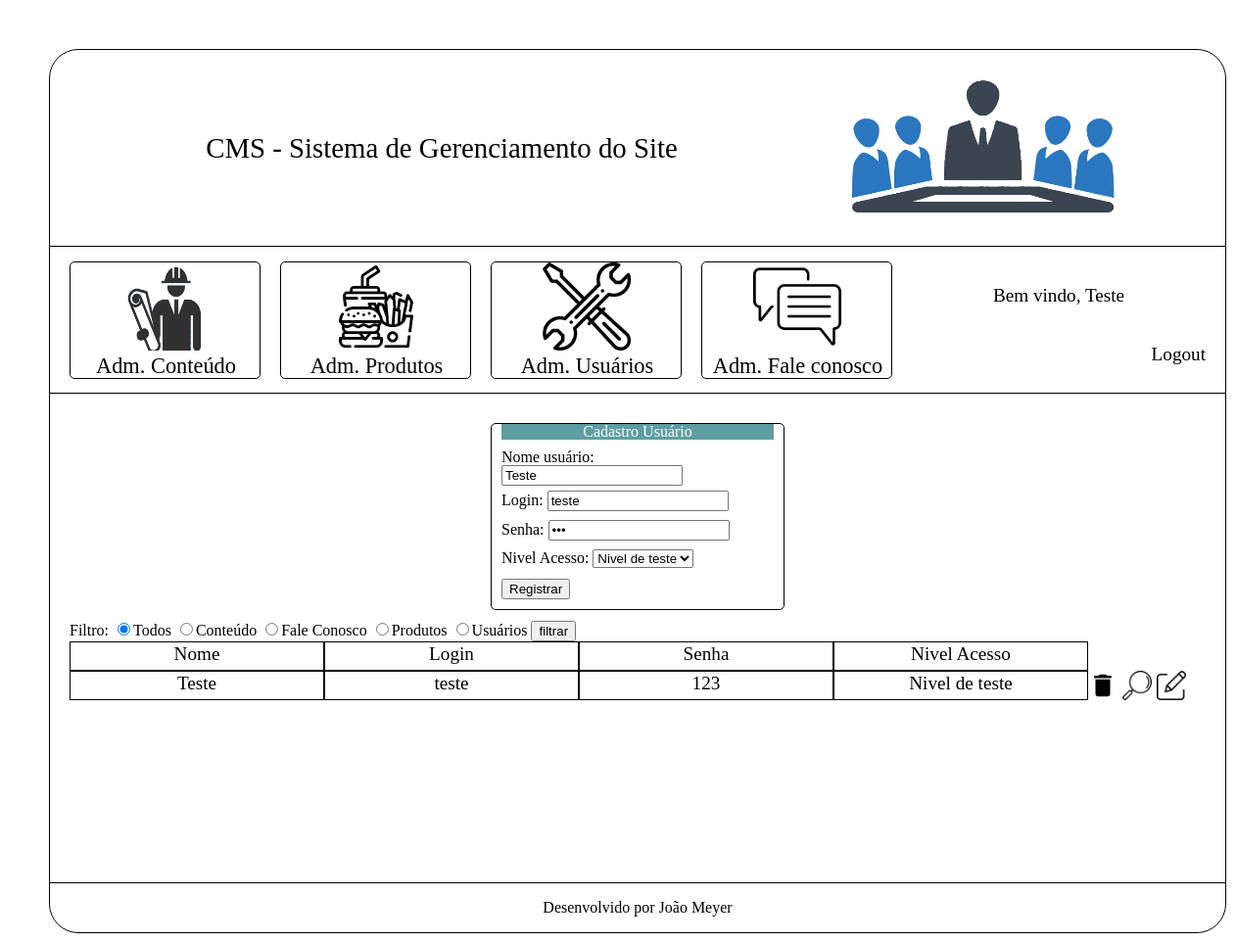
Screenshot of /Projeto_Hamburgueria2.0/cms/pagina_usuarios.php?modo=editar&id=1 (signed in) with the database file from the repository.
### tables this page shows
create table tblUsuario (
	idUsuario int(11) not null auto_increment primary key,
    nome varchar(200) not null,
    login varchar(200) not null,
    senha varchar(100) not null,
    idNivelAcesso int(11) not null,
    constraint FK_idNivelAcesso_tblUsuario foreign key (idNivelAcesso)
    references tblNivelAcesso (idNivelAcesso)
);

create table tblNivelAcesso (
	idNivelAcesso int(11) not null auto_increment primary key,
    nomeNivel varchar(200) not null,
    acessoConteudo boolean not null,
    acessoFaleConosco boolean not null,
    acessoProduto boolean not null,
    acessoUsuarios boolean not null
);

### Projeto_Hamburgueria2.0/cms/pagina_usuarios.php (the view, shortened to what this page needs)
<?php
    $conexao = conexaoMysql();
    $dominio= $_SERVER['HTTP_HOST'];
    $url = "http://" . $dominio. $_SERVER['REQUEST_URI'];
    if(isset($_POST['btnFiltrar'])){
        if($_GET['modo']){
            if($_GET['modo'] == 'filtrar'){
                $filtro = $_POST['inputFiltro'];
                switch($filtro){
                    case "c":
                        $sqlQuerySelect = "select tblUsuario.*, tblNivelAcesso.nomeNivel
                            from tblUsuario, tblNivelAcesso
                            where tblUsuario.idNivelAcesso = tblNivelAcesso.idNivelAcesso
                            and tblNivelAcesso.acessoConteudo = 1
                            order by tblUsuario.nome";
                    break;
                    case "f":
                        $sqlQuerySelect = "select tblUsuario.*, tblNivelAcesso.nomeNivel
                            from tblUsuario, tblNivelAcesso
                            where tblUsuario.idNivelAcesso = tblNivelAcesso.idNivelAcesso
                            and tblNivelAcesso.acessoFaleConosco = 1
                            order by tblUsuario.nome";
                    break;
                    case "p":
                        $sqlQuerySelect = "select tblUsuario.*, tblNivelAcesso.nomeNivel
                            from tblUsuario, tblNivelAcesso
                            where tblUsuario.idNivelAcesso = tblNivelAcesso.idNivelAcesso
                            and tblNivelAcesso.acessoProduto = 1
                            order by tblUsuario.nome";
                    break;
                    case "u":
                        $sqlQuerySelect = "select tblUsuario.*, tblNivelAcesso.nomeNivel
                            from tblUsuario, tblNivelAcesso
                            where tblUsuario.idNivelAcesso = tblNivelAcesso.idNivelAcesso
                            and tblNivelAcesso.acessoUsuarios = 1
                            order by tblUsuario.nome";
                    break;
                    default:
                        $sqlQuerySelect = "select tblUsuario.*, tblNivelAcesso.nomeNivel
                            from tblUsuario, tblNivelAcesso
                            where tblUsuario.idNivelAcesso = tblNivelAcesso.idNivelAcesso
                            order by tblUsuario.nome";
                    break;
                }
            }
        }
    }
    else{
        $sqlQuerySelect = "select tblUsuario.*, tblNivelAcesso.nomeNivel
                            from tblUsuario, tblNivelAcesso
                            where tblUsuario.idNivelAcesso = tblNivelAcesso.idNivelAcesso
                            order by tblUsuario.nome";
    }
    $select = mysqli_query($conexao, $sqlQuerySelect);
    $action = "modulos/inserir_usuario.php?modo=inserir&url=".$url;
    $nome = null;
    $login = null;
    $senha = null;
    $idNivelAcesso = null;
    $nomeNivel = null;
    if(isset($_GET['modo'])){
        if($_GET['modo'] == 'editar'){
            if(isset($_GET['id'])){
                $id = $_GET['id'];
                $querySelectUsuario = "
                    select tblUsuario.*,
                    tblNivelAcesso.idNivelAcesso, tblNivelAcesso.nomeNivel
                    from tblUsuario, tblNivelAcesso
                    where tblUsuario.idNivelAcesso = tblNivelAcesso.idNivelAcesso
                    and tblUsuario.idUsuario = ".$id;
                $selectDados = mysqli_query($conexao, $querySelectUsuario);
                if($rsInfoUsuario = mysqli_fetch_assoc($selectDados)){
                    $nome = $rsInfoUsuario['nome'];
                    $login = $rsInfoUsuario['login'];
                    $senha = $rsInfoUsuario['senha'];
                    $idNivelAcesso = $rsInfoUsuario['idNivelAcesso'];
                    $nomeNivel = $rsInfoUsuario['nomeNivel'];
                    $action = "modulos/atualizar.php?modo=atualizar&id=".$rsInfoUsuario['idUsuario']."&url=".$url."&origem=pagina_usuarios";
                }
            }
        }
    }
?>
<!DOCTYPE html>
<html lang="pt-br">
    <head>
    </head>
    <body>
        <div id="conteinerCMS">
            <div id="conteinerSubmenusGerenciamento">
                <form action="<?=$action?>" name="formAdmCadastroUsuario" method="post">
                    <div class="conteinerCadastro">
                        <div class="tituloCadastro">Cadastro Usuário</div>
                        <div class="inputBox">
                            Nome usuário: <input type="text" name="txtNomeUsuario" value="<?=$nome?>" required>
                        </div>
                        <div class="inputBox">
                            Login: <input type="text" name="txtLogin" value="<?=$login?>" required>
                        </div>
                        <div class="inputBox">
                            Senha: <input type="password" name="txtSenha" value="<?=$senha?>" required>
                        </div>
                        <div class="inputBox">
                            Nivel Acesso:
                            <select name="slctNivelAcesso">
                                <?php
                                    if(isset($_GET['modo'])){
                                        if($_GET['modo'] == 'editar'){
                                            ?>
                                                <option value="<?=$idNivelAcesso?>"><?=$nomeNivel?></option>
                                            <?php
                                        }
                                    }
                                    else{
                                ?>
                                        <option value="">Selecione um Nivel</option>
                                <?php
                                    }
                                ?>
                            </select>
                        </div>
                        <div class="botaoRegistrar">
                            <input type="submit" name="btnSubmit" value="Registrar">
                        </div>
                    </div>
                </form>
                <form name="formAdmFaleConoscoFiltro" action="pagina_usuarios.php?modo=filtrar" method="post">
                    Filtro:
                    <input type="radio" name="inputFiltro" value="a" checked>Todos
                    <input type="radio" name="inputFiltro" value="c">Conteúdo
                    <input type="radio" name="inputFiltro" value="f">Fale Conosco
                    <input type="radio" name="inputFiltro" value="p">Produtos
                    <input type="radio" name="inputFiltro" value="u">Usuários
                    <input type="submit" value="filtrar" name="btnFiltrar">
                </form>
                <div class="conteinerComentario">
                    <div class="usuarioNome">Nome</div>
                    <div class="usuarioLogin">Login</div>
                    <div class="usuarioSenha">Senha</div>
                    <div class="usuarioNivelAcesso">Nivel Acesso</div>
                </div>
                <?php
                    while($rsSelect = mysqli_fetch_assoc($select)){
                        ?>
                            <div class="conteinerComentario">
                                <div class="usuarioNome"><?=$rsSelect['nome']?></div>
                                <div class="usuarioLogin"><?=$rsSelect['login']?></div>
                                <div class="usuarioSenha"><?=$rsSelect['senha']?></div>
                                <div class="usuarioNivelAcesso"><?=$rsSelect['nomeNivel']?></div>
                                <a onclick="return confirm('Deseja realmente excluir o registro?');"
                                href="./modulos/deletar.php?modo=excluir&id=<?=$rsSelect['idUsuario']?>&tabela=tblUsuario&coluna=idUsuario&url=<?=$url?>">
                                    <div class="excluir"></div>
                                </a>
                                <div class="visualizar" onclick="visualizarUsuario(<?=$rsSelect['idUsuario']?>);"></div>
                                <a href="pagina_usuarios.php?modo=editar&id=<?=$rsSelect['idUsuario']?>">
                                    <div class="editar"></div>
                                </a>
                            </div>
                        <?php
                    }
                ?>
            </div>
            <div id="rodape">
                Desenvolvido por João Meyer
            </div>
        </div>
    </body>
</html>

### Projeto_Hamburgueria2.0/cms/css/style.css (style rules this page uses)
body { padding: 50px; }
a { text-decoration: none; color: black; }
#conteinerCMS { width: 1200px; min-height: 800px; height: auto; margin-left: auto; margin-right: auto; border: black 1px solid; border-radius: 30px; }
#conteinerSubmenusGerenciamento { width: inherit; min-height: 500px; height: auto; overflow: hidden; padding: 20px; box-sizing: border-box; border-bottom: 1px solid black; }
.conteinerCadastro { width: 300px; min-height: 100px; height: auto; border: solid 1px black; box-sizing: border-box; padding: 10px; padding-top: 0px; border-radius: 5px; margin-bottom: 10px; margin-top: 10px; margin-left: auto; margin-right: auto; }
.tituloCadastro { text-align: center; background-color: cadetblue; color: white; margin-bottom: 10px; }
.inputBox { width: 100%; min-height: 25px; height: auto; overflow: hidden; box-sizing: border-box; margin-bottom: 5px; }
.usuarioNome { width: 260px; height: 30px; border: 1px black solid; box-sizing: border-box; font-size: 1.2em; line-height: 1.2em; text-align: center; float: left; }
.usuarioLogin { width: 260px; height: 30px; border: 1px black solid; box-sizing: border-box; font-size: 1.2em; line-height: 1.2em; text-align: center; float: left; }
.usuarioSenha { width: 260px; height: 30px; border: 1px black solid; box-sizing: border-box; font-size: 1.2em; line-height: 1.2em; text-align: center; float: left; }
.usuarioNivelAcesso { width: 260px; height: 30px; border: 1px black solid; box-sizing: border-box; font-size: 1.2em; line-height: 1.2em; text-align: center; float: left; }
.conteinerComentario { width: 1160px; min-height: 30px; height: auto; float: left; }
.excluir { width: 30px; height: 30px; margin-right: 5px; float: left; background-repeat: no-repeat; background-size: cover; background-image: url(../imagens/delete-24px.svg); }
.visualizar { width: 30px; height: 30px; margin-right: 5px; float: left; background-repeat: no-repeat; background-size: cover; background-image: url(../imagens/visualizar.png); }
.editar { width: 30px; height: 30px; margin-right: 5px; float: left; background-repeat: no-repeat; background-size: cover; background-image: url(../imagens/editar.png); }
#rodape { width: inherit; height: 50px; line-height: 50px; text-align: center; }

### rows the page displays
tblusuario: txtNomeUsuario "Teste", txtLogin "teste", slctNivelAcesso "Nivel de teste", nome "Teste", login "teste", senha "123", idNivelAcesso.nomeNivel "Nivel de teste"

### other values shown
$_SESSION['nomeUsuario'] "Teste"
